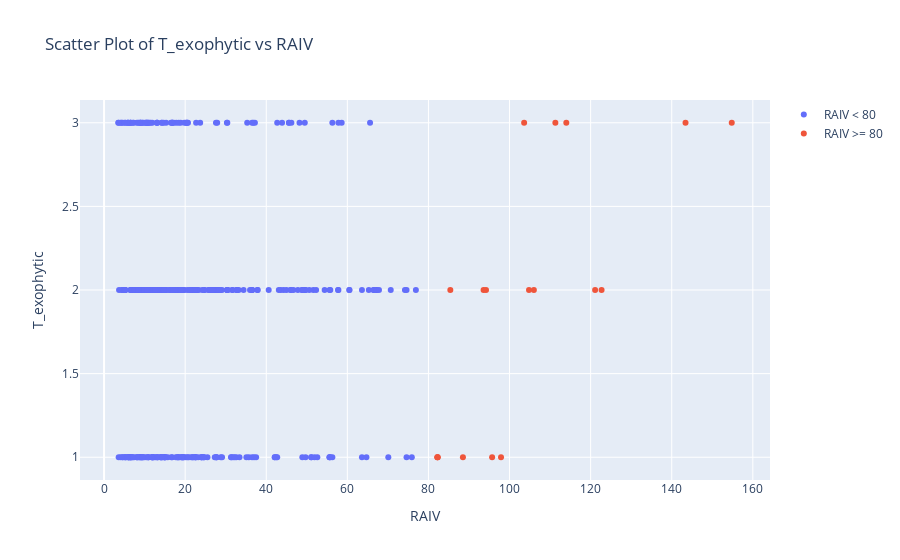

The cell this chart's notebook holds for it:
### Markdown cell above
## T_Exophytic , RAIV 을 2차원으로 확인

### Code cell
import plotly.graph_objs as go

# Filter merged_result based on RAIV >= 80
merged_result_raiv_80 = merged_result[merged_result['RAIV'] >= 80]

# Create a scatter plot for RAIV < 80
trace_raiv_lt_80 = go.Scatter(
    x=merged_result[merged_result['RAIV'] < 80]['RAIV'],
    y=merged_result[merged_result['RAIV'] < 80]['T_exophytic'],
    mode='markers',
    name='RAIV < 80'
)

# Create a scatter plot for RAIV >= 80
trace_raiv_gte_80 = go.Scatter(
    x=merged_result_raiv_80['RAIV'],
    y=merged_result_raiv_80['T_exophytic'],
    mode='markers',
    name='RAIV >= 80'
)

# Create layout
layout = go.Layout(
    title="Scatter Plot of T_exophytic vs RAIV",
    xaxis=dict(title='RAIV'),
    yaxis=dict(title='T_exophytic')
)

# Create figure and add traces
fig = go.Figure(data=[trace_raiv_lt_80, trace_raiv_gte_80], layout=layout)

# Show plot
fig.show()

### Figure 1 — Plotly figure (JSON) as saved in the notebook; plotly's stock layout.template omitted (floating-point values rounded to 4 significant figures; data arrays with more than 128 entries replaced by an {"elided": "..."} marker saying what was removed)
{"data": [{"mode": "markers", "name": "RAIV < 80", "type": "scatter", "x": {"elided": "371 float values"}, "y": {"elided": "371 int values"}}, {"mode": "markers", "name": "RAIV >= 80", "type": "scatter", "x": [95.7, 85.4, 114, 154.8, 94.2, 111.3, 103.6, 143.4, 93.6, 82.3, 88.5, 82.2, 82.2, 106, 121.1, 122.7, 104.8, 97.9], "y": [1, 2, 3, 3, 2, 3, 3, 3, 2, 1, 1, 1, 1, 2, 2, 2, 2, 1]}], "layout": {"title": {"text": "Scatter Plot of T_exophytic vs RAIV"}, "xaxis": {"title": {"text": "RAIV"}}, "yaxis": {"title": {"text": "T_exophytic"}}}}
